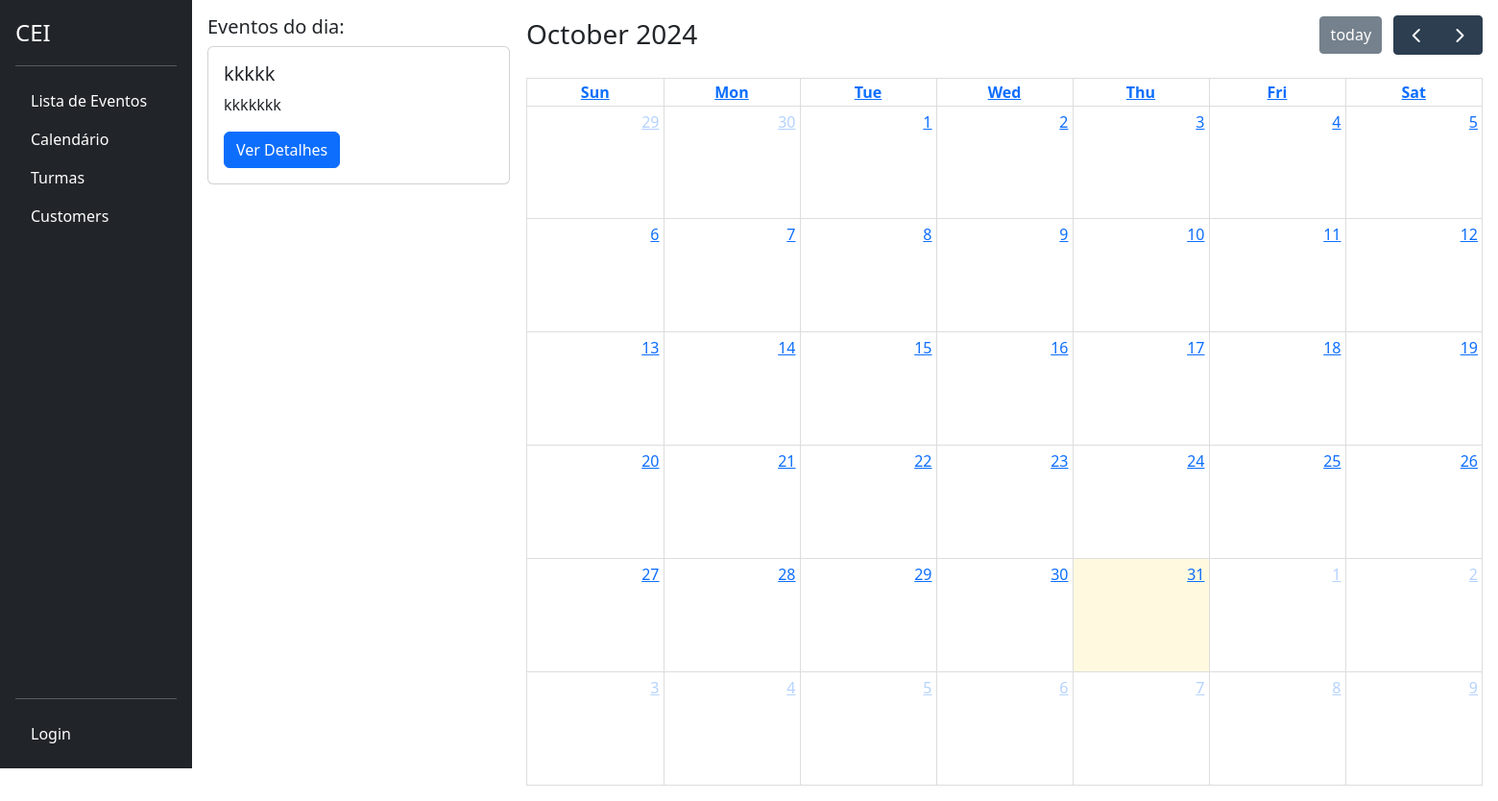
/calendar/, run on an earlier commit of the app's database.
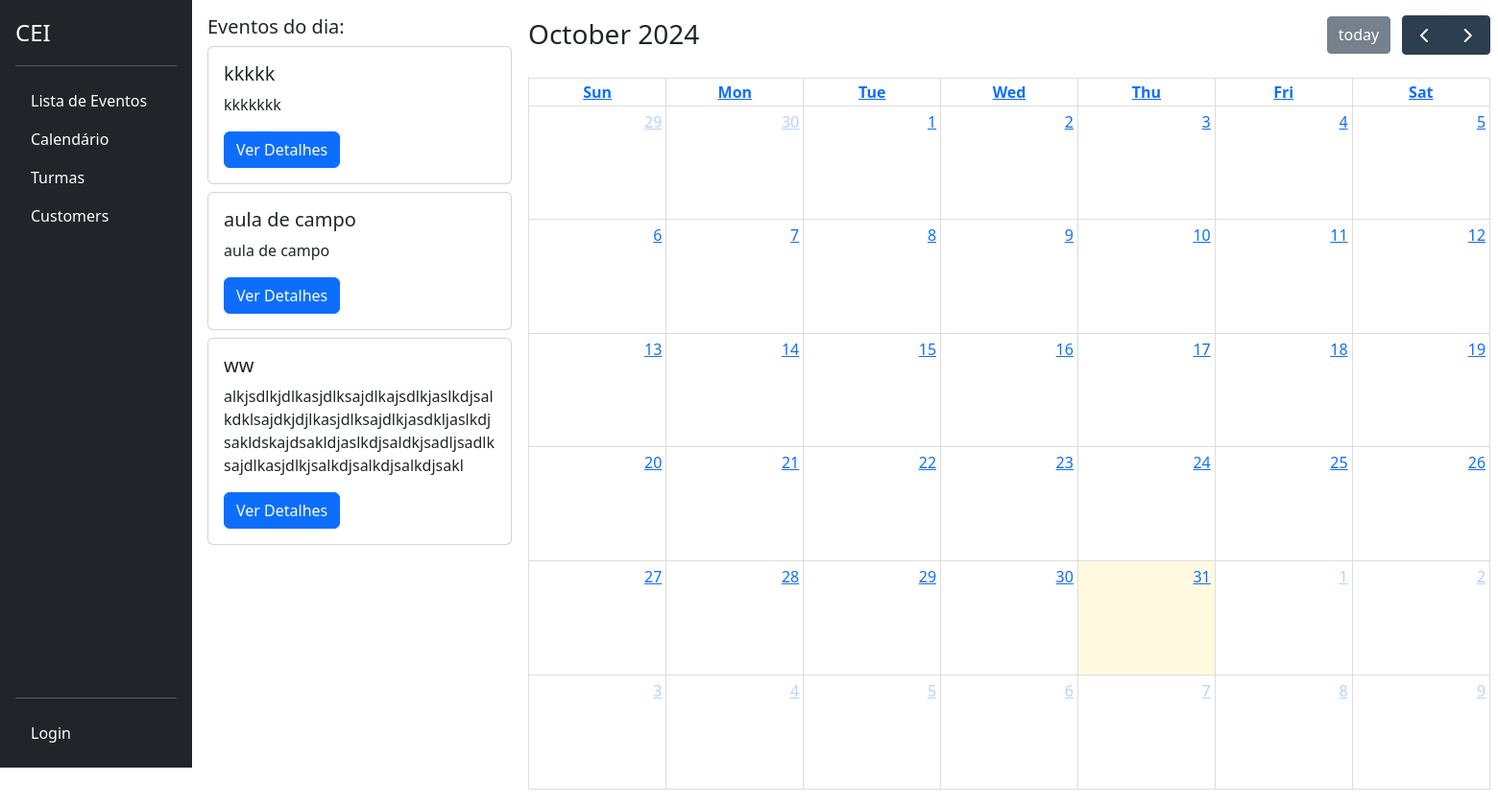
And on a later commit of the database.
### tasks/models.py (models this page shows, shortened)
class Task(models.Model):
    id = models.BigAutoField(primary_key=True)
    title = models.CharField(max_length=255)
    description = models.TextField()
    start_date = models.DateField()
    end_date = models.DateField()
    total_subs = models.PositiveIntegerField(default=0)
    subs = models.PositiveIntegerField(default=0)
    start_time = models.TimeField()
    end_time = models.TimeField()
    usuario = models.ForeignKey(CustomUser, on_delete=models.PROTECT)
    turma = models.ForeignKey('classes.Turma', on_delete=models.CASCADE)
    created_at = models.DateTimeField(auto_now_add=True)
    updated_at = models.DateTimeField(auto_now=True)

### tasks/views.py (the view)
# urls.py: path('calendar/', CalendarView.as_view(), name='calendar'),
class CalendarView(TemplateView):
    template_name = 'tasks/calendar.html'
    def get_context_data(self, **kwargs):
        user_turma = getattr(self.request.user, 'turma', None)
        context = super().get_context_data(**kwargs)
        is_discente = self.request.user.groups.filter(name='Discente').exists()
        today = timezone.localdate()
        if is_discente and user_turma:
            events_today = Task.objects.filter(
                turma=user_turma,
                start_date__lte=today,
                end_date__gte=today
            )
        else:
            events_today = Task.objects.filter(
                start_date__lte=today,
                end_date__gte=today
            )
        context['events_today'] = events_today
        return context

### tasks/templates/tasks/calendar.html (shortened to what this page needs)
{% extends 'base.html' %}
{% load static %}
{% block content %}
<div id="calendar-container">
    <div class="col-md-3">
        <h5>Eventos do dia:</h5>
        {% for event in events_today %}
            <div class="card mb-2" style="width: 95%;">
                <div class="card-body">
                    <h5 class="card-title">{{ event.title }}</h5>
                    <p class="card-text">{{ event.description }}</p>
                    <a href="/task/{{ event.id }}" class="btn btn-primary">Ver Detalhes</a>
                </div>
            </div>
        {% empty %}
            <p>Não há eventos para hoje.</p>
        {% endfor %}
    </div>
    <div class="col-md-9">
        <div id="calendar"></div>
    </div>
</div>
{% endblock %}

What changed in the data, as far as the page shows it:
added Task: title "aula de campo", description "aula de campo"
added Task: title "ww", description "alkjsdlkjdlkasjdlksajdlkajsdlkjaslkdjsalkdklsajdkjdjlkasjdlksajdlkjasdkljaslkdjsakldskajdsakldjaslkdjsaldkjsadljsadlksajdlkasjdlkjsalkdjsalkdjsalkdjsakl"
